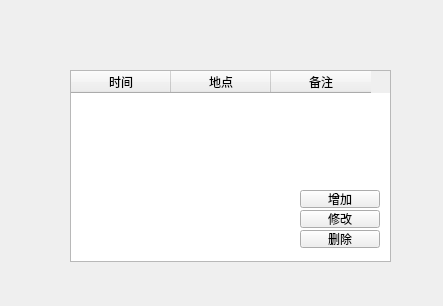
<?xml version="1.0" encoding="UTF-8"?>
<ui version="4.0">
 <class>Form</class>
 <widget class="QWidget" name="Form">
  <property name="geometry">
   <rect>
    <x>0</x>
    <y>0</y>
    <width>443</width>
    <height>306</height>
   </rect>
  </property>
  <property name="cursor">
   <cursorShape>CrossCursor</cursorShape>
  </property>
  <property name="acceptDrops">
   <bool>true</bool>
  </property>
  <property name="windowTitle">
   <string>Form</string>
  </property>
  <property name="windowOpacity">
   <double>-9.000000000000000</double>
  </property>
  <widget class="QTableWidget" name="tableWidget">
   <property name="geometry">
    <rect>
     <x>70</x>
     <y>70</y>
     <width>321</width>
     <height>192</height>
    </rect>
   </property>
   <column>
    <property name="text">
     <string>时间</string>
    </property>
   </column>
   <column>
    <property name="text">
     <string>地点</string>
    </property>
   </column>
   <column>
    <property name="text">
     <string>备注</string>
    </property>
   </column>
  </widget>
  <widget class="QPushButton" name="addButton">
   <property name="geometry">
    <rect>
     <x>300</x>
     <y>190</y>
     <width>80</width>
     <height>18</height>
    </rect>
   </property>
   <property name="text">
    <string>增加</string>
   </property>
  </widget>
  <widget class="QPushButton" name="modifyButton">
   <property name="geometry">
    <rect>
     <x>300</x>
     <y>210</y>
     <width>80</width>
     <height>18</height>
    </rect>
   </property>
   <property name="toolTipDuration">
    <number>3</number>
   </property>
   <property name="text">
    <string>修改</string>
   </property>
  </widget>
  <widget class="QPushButton" name="deleteButton">
   <property name="geometry">
    <rect>
     <x>300</x>
     <y>230</y>
     <width>80</width>
     <height>18</height>
    </rect>
   </property>
   <property name="text">
    <string>删除</string>
   </property>
  </widget>
 </widget>
 <resources/>
 <connections/>
</ui>
